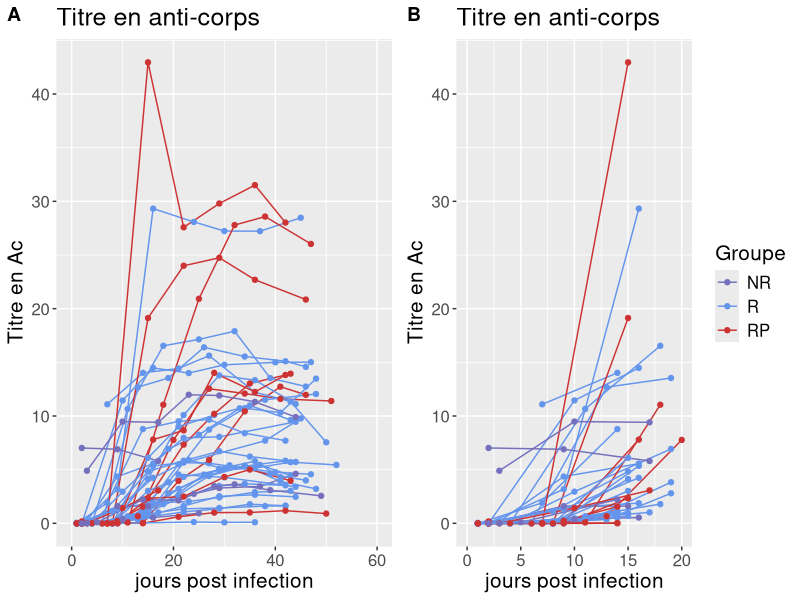
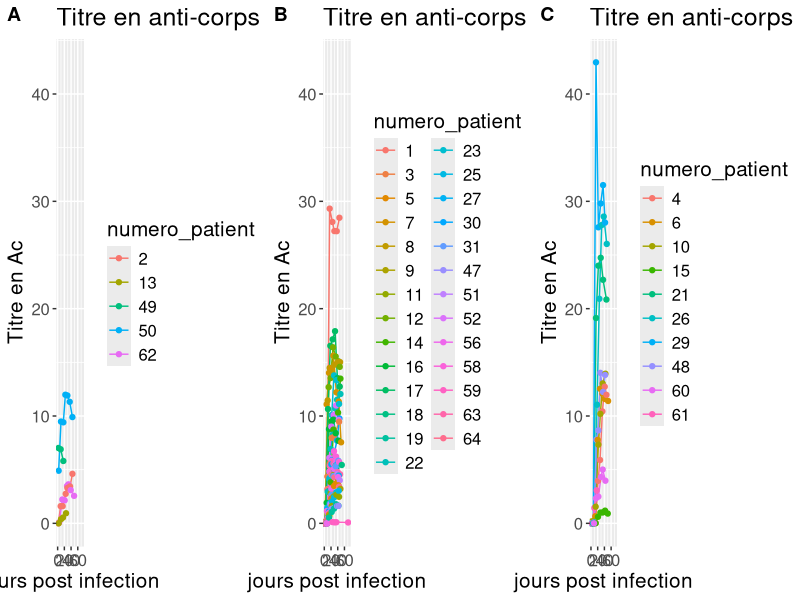
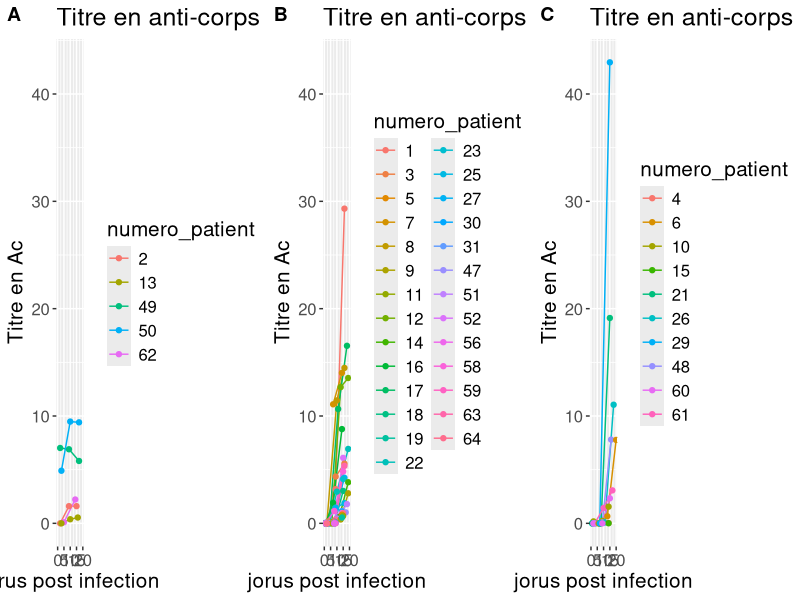
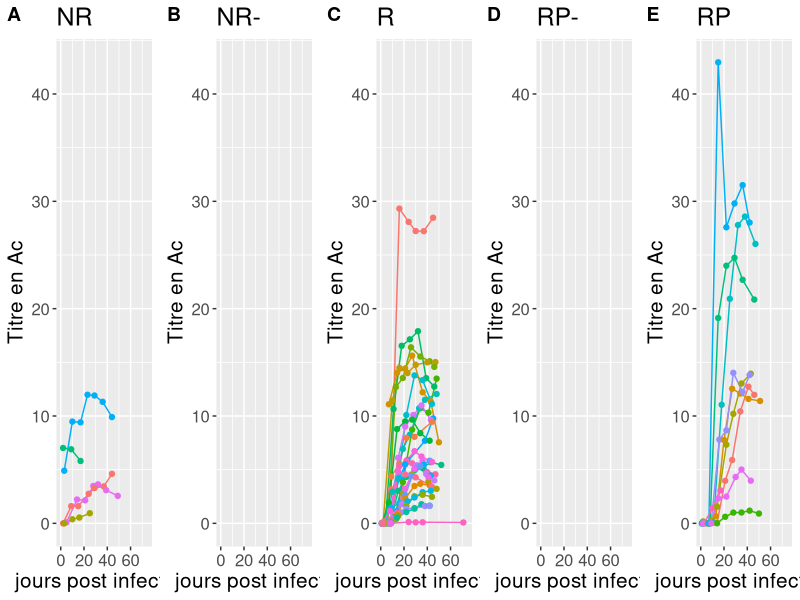
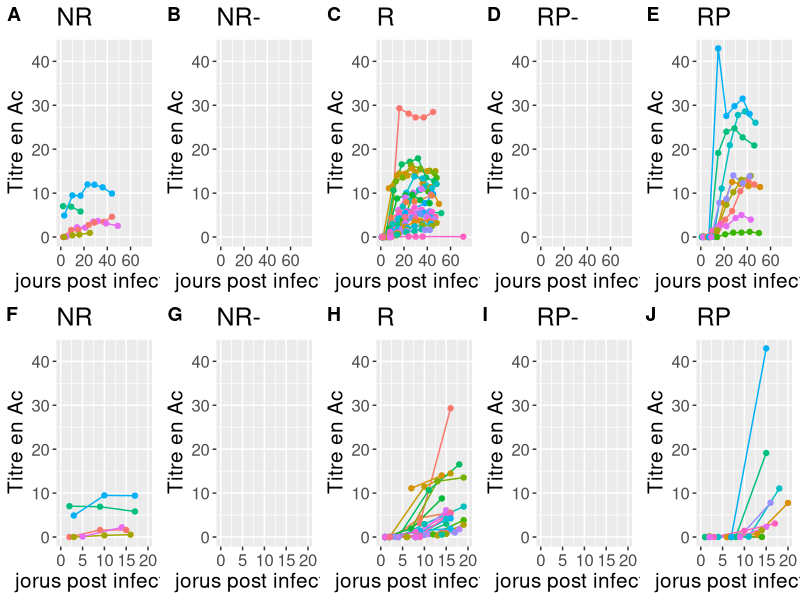
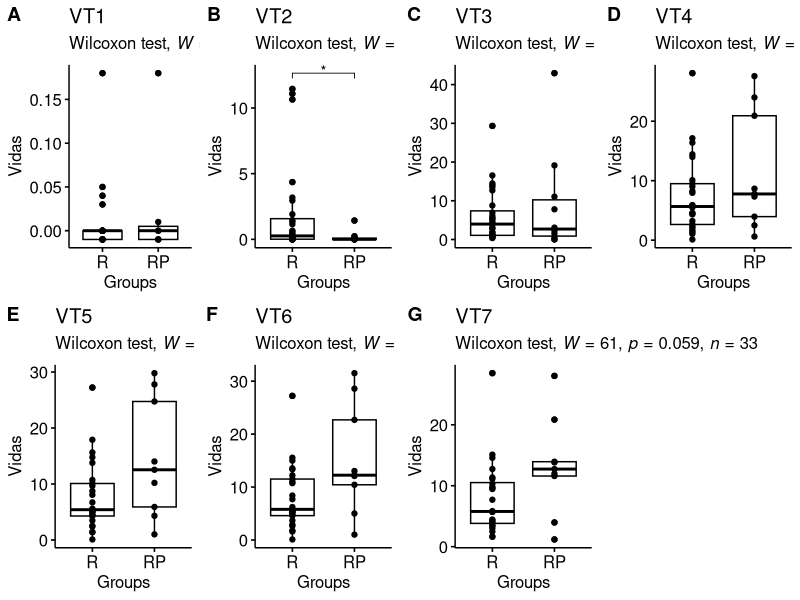

Write the R code that produced these figures, in order.
library(dplyr)
library(tidyverse)
library(openxlsx)
library(ggpubr)
library(rstatix)
library(cowplot)

# import datat----
rm(list = ls())
data <- read.xlsx("data/titre_virale_IFI27_Ac.xlsx", sheet = 4)
data_months <- read.xlsx("data/titre_virale_IFI27_Ac.xlsx", sheet = 5)
data$numero_patient<- as.factor(data$numero_patient)

# creation des sous matrice pour les groupes-----
new <- data$Groupe %in% "NR"
groupe_NR <- data[new==T,]
new <- data$Groupe %in% "NR-"
groupe_NRm <- data[new==T,]
new <- data$Groupe %in% "R"
groupe_R <- data[new==T,]
new <- data$Groupe %in% "RP-"
groupe_RPm <- data[new==T,]
new <- data$Groupe %in% "RP"
groupe_RP <- data[new==T,]

new <- data_months$months %in% "S1"
data_S1 <- data_months[new==T,]
new <- data_months$months %in% "S2"
data_S2 <- data_months[new==T,]

numgp_NR <- groupe_NR$numero_patient
numgp_R <- groupe_R$numero_patient
numgp_RP <- groupe_RP$numero_patient

data_NR_R_RP <- rbind(groupe_R, groupe_RP)
data_NR_R_RP <- rbind(data_NR_R_RP, groupe_NR)

a <- ggplot(data = data_NR_R_RP, 
            aes_string(x="day", 
                       y= "Vidas", 
                       color = "Groupe ", 
                       group = "numero_patient"))+ 
  geom_line() + 
  geom_point() +
  scale_color_manual(breaks = c("NR", "R", "RP"),
                     values = c("#7570BE","cornflowerblue","brown3")) +
  ggtitle("Titre en anti-corps")+
  scale_x_continuous(name = "jours post infection",
                     limits = c(0, 60))+
  scale_y_continuous(name = "Titre en Ac",
                     limits = c(-0.01,43))+
  theme(text = element_text(size = 15),
        legend.position = "none") 

b <- ggplot(data = data_NR_R_RP, 
            aes_string(x="day", 
                       y= "Vidas", 
                       color = "Groupe ", 
                       group = "numero_patient"))+ 
  geom_line() + 
  geom_point() +
  scale_color_manual(breaks = c("NR", "R", "RP"),
                     values = c("#7570BE","cornflowerblue","brown3")) +
  ggtitle("Titre en anti-corps")+
  scale_x_continuous(name = "jours post infection",
                     limits = c(0, 20))+
  scale_y_continuous(name = "Titre en Ac",
                     limits = c(-0.01,43))+
  theme(text = element_text(size = 15)) 

plot_grid(a, b, labels=c("A", "B"), ncol = 2, nrow = 1)  # Plot avec 3 figures

## visualisation NR/R/RP--------------------------------------------------------
a <- ggplot(data = groupe_NR, 
            aes_string(x="day", 
                       y= "Vidas", 
                       color = "numero_patient ", 
                       group = "numero_patient"))+ 
  geom_line() + 
  geom_point() + 
  ggtitle("Titre en anti-corps du groupe NR")+
  scale_x_continuous(name = "jours post infection",
                     limits = c(0, 75))+
  scale_y_continuous(name = "Titre en Ac",
                     limits = c(-0.01,43))+
  theme(text = element_text(size = 15))   

b <- ggplot(data = groupe_R, 
            aes_string(x="day", 
                       y= "Vidas", 
                       color = "numero_patient ", 
                       group = "numero_patient"))+ 
  geom_line() + 
  geom_point() + 
  ggtitle("Titre en anti-corps du groupe R")+
  scale_x_continuous(name = "jours post infection",
                     limits = c(0, 75))+
  scale_y_continuous(name = "Titre en Ac",
                     limits = c(-0.01,43))+
  theme(text = element_text(size = 15)) 

c <- ggplot(data = groupe_RP, 
            aes_string(x="day", 
                       y= "Vidas", 
                       color = "numero_patient ", 
                       group = "numero_patient"))+ 
  geom_line() + 
  geom_point() + 
  ggtitle("Titre en anti-corps du groupe RP")+
  scale_x_continuous(name = "jours post infection",
                     limits = c(0, 75))+
  scale_y_continuous(name = "Titre en Ac",
                     limits = c(-0.01,43))+
  theme(text = element_text(size = 15))   


plot_grid(a, b, c, labels=c("A", "B", "C"), ncol = 3, nrow = 1)  # Plot avec 3 figures


# Bornage 0 à 20 jours NR/R/RP--------------------------------------------------
a<- ggplot(data = groupe_NR, 
           aes_string(x="day", 
                      y= "Vidas", 
                      color = "numero_patient ", 
                      group = "numero_patient"))+ 
  geom_line() + 
  geom_point() + 
  ggtitle("Titre en anti-corps du groupe NR")+
  scale_x_continuous(name = "jorus post infection",
                     limits = c(0, 20))+
  scale_y_continuous(name = "Titre en Ac",
                     limits = c(-0.01,43))+
  theme(text = element_text(size = 15))   

b <- ggplot(data = groupe_R, 
            aes_string(x="day", 
                       y= "Vidas", 
                       color = "numero_patient ", 
                       group = "numero_patient"))+ 
  geom_line() + 
  geom_point() + 
  ggtitle("Titre en anti-corps du groupe R")+
  scale_x_continuous(name = "jorus post infection",
                     limits = c(0, 20))+
  scale_y_continuous(name = "Titre en Ac",
                     limits = c(-0.01,43))+
  theme(text = element_text(size = 15))   

c <- ggplot(data = groupe_RP, 
            aes_string(x="day", 
                       y= "Vidas", 
                       color = "numero_patient ", 
                       group = "numero_patient"))+ 
  geom_line() + 
  geom_point() + 
  ggtitle("Titre en anti-corps du groupe RP")+
  scale_x_continuous(name = "jorus post infection",
                     limits = c(0, 20))+
  scale_y_continuous(name = "Titre en Ac",
                     limits = c(-0.01,43))+
  theme(text = element_text(size = 15))   


plot_grid(a, b, c, labels=c("A", "B", "C"), ncol = 3, nrow = 1)  # Plot avec 3 figures









## visualisation NR/NR-/R/RP-/RP------------------------------------------------
a <- ggplot(data = groupe_NR, 
            aes_string(x="day", 
                       y= "Vidas", 
                       color = "numero_patient ", 
                       group = "numero_patient"))+ 
  geom_line() + 
  geom_point() + 
  ggtitle("NR")+
  scale_x_continuous(name = "jours post infection",
                     limits = c(0, 75))+
  scale_y_continuous(name = "Titre en Ac",
                     limits = c(-0.01,43))+
  theme(text = element_text(size = 15),
        legend.position = "none")   

b <- ggplot(data = groupe_NRm, 
            aes_string(x="day", 
                       y= "Vidas", 
                       color = "numero_patient ", 
                       group = "numero_patient"))+ 
  geom_line() + 
  geom_point() + 
  ggtitle("NR-")+
  scale_x_continuous(name = "jours post infection",
                     limits = c(0, 75))+
  scale_y_continuous(name = "Titre en Ac",
                     limits = c(-0.01,43))+
  theme(text = element_text(size = 15),
        legend.position = "none")   

c <- ggplot(data = groupe_R, 
            aes_string(x="day", 
                       y= "Vidas", 
                       color = "numero_patient ", 
                       group = "numero_patient"))+ 
  geom_line() + 
  geom_point() + 
  ggtitle("R")+
  scale_x_continuous(name = "jours post infection",
                     limits = c(0, 75))+
  scale_y_continuous(name = "Titre en Ac",
                     limits = c(-0.01,43))+
  theme(text = element_text(size = 15),
        legend.position = "none") 

d <- ggplot(data = groupe_RPm, 
            aes_string(x="day", 
                       y= "Vidas", 
                       color = "numero_patient ", 
                       group = "numero_patient"))+ 
  geom_line() + 
  geom_point() + 
  ggtitle("RP-")+
  scale_x_continuous(name = "jours post infection",
                     limits = c(0, 75))+
  scale_y_continuous(name = "Titre en Ac",
                     limits = c(-0.01,43))+
  theme(text = element_text(size = 15),
        legend.position = "none")   

e <- ggplot(data = groupe_RP, 
            aes_string(x="day", 
                       y= "Vidas", 
                       color = "numero_patient ", 
                       group = "numero_patient"))+ 
  geom_line() + 
  geom_point() + 
  ggtitle("RP")+
  scale_x_continuous(name = "jours post infection",
                     limits = c(0, 75))+
  scale_y_continuous(name = "Titre en Ac",
                     limits = c(-0.01,43))+
  theme(text = element_text(size = 15),
        legend.position = "none")  


plot_grid(a, b, c, d, e, labels=c("A", "B", "C", "D", "E"), ncol = 5, nrow = 1)  # Plot avec 3 figures


# Bornage 0 à 20 jours-----
f <- ggplot(data = groupe_NR, 
            aes_string(x="day", 
                       y= "Vidas", 
                       color = "numero_patient ", 
                       group = "numero_patient"))+ 
  geom_line() + 
  geom_point() + 
  ggtitle("NR")+
  scale_x_continuous(name = "jorus post infection",
                     limits = c(0, 20))+
  scale_y_continuous(name = "Titre en Ac",
                     limits = c(-0.01,43))+
  theme(text = element_text(size = 15),
        legend.position = "none")   

g <- ggplot(data = groupe_NRm, 
            aes_string(x="day", 
                       y= "Vidas", 
                       color = "numero_patient ", 
                       group = "numero_patient"))+ 
  geom_line() + 
  geom_point() + 
  ggtitle("NR-")+
  scale_x_continuous(name = "jorus post infection",
                     limits = c(0, 20))+
  scale_y_continuous(name = "Titre en Ac",
                     limits = c(-0.01,43))+
  theme(text = element_text(size = 15),
        legend.position = "none") 

h <- ggplot(data = groupe_R, 
            aes_string(x="day", 
                       y= "Vidas", 
                       color = "numero_patient ", 
                       group = "numero_patient"))+ 
  geom_line() + 
  geom_point() + 
  ggtitle("R")+
  scale_x_continuous(name = "jorus post infection",
                     limits = c(0, 20))+
  scale_y_continuous(name = "Titre en Ac",
                     limits = c(-0.01,43))+
  theme(text = element_text(size = 15),
        legend.position = "none")   

i <- ggplot(data = groupe_RPm, 
            aes_string(x="day", 
                       y= "Vidas", 
                       color = "numero_patient ", 
                       group = "numero_patient"))+ 
  geom_line() + 
  geom_point() + 
  ggtitle("RP-")+
  scale_x_continuous(name = "jorus post infection",
                     limits = c(0, 20))+
  scale_y_continuous(name = "Titre en Ac",
                     limits = c(-0.01,43))+
  theme(text = element_text(size = 15),
        legend.position = "none") 

j <- ggplot(data = groupe_RP, 
            aes_string(x="day", 
                       y= "Vidas", 
                       color = "numero_patient ", 
                       group = "numero_patient"))+ 
  geom_line() + 
  geom_point() + 
  ggtitle("RP")+
  scale_x_continuous(name = "jorus post infection",
                     limits = c(0, 20))+
  scale_y_continuous(name = "Titre en Ac",
                     limits = c(-0.01,43))+
  theme(text = element_text(size = 15),
        legend.position = "none") 


plot_grid(a, b, c, d, e, f, g, h, i, j, 
          labels=c("A", "B", "C", "D", "E", "F", "G", "H", "I", "J"), 
          ncol = 5, 
          nrow = 2)  # Plot avec 3 figures









































# Bornage pour nouveau time point ----
data2 <- rbind(groupe_R, groupe_RP)

T_F <- data2$real_time_point %in% "VT1"
data_VT1 <- data2[T_F==T,]

T_F <- data2$real_time_point %in% "VT2"
data_VT2 <- data2[T_F==T,]

T_F <- data2$real_time_point %in% "VT3"
data_VT3 <- data2[T_F==T,]

T_F <- data2$real_time_point %in% "VT4"
data_VT4 <- data2[T_F==T,]

T_F <- data2$real_time_point %in% "VT5"
data_VT5 <- data2[T_F==T,]

T_F <- data2$real_time_point %in% "VT6"
data_VT6 <- data2[T_F==T,]

T_F <- data2$real_time_point %in% "VT7"
data_VT7 <- data2[T_F==T,]




data_VT1<- data_VT1%>% 
  reorder_levels(Groupe, order = c( "R", "RP"))

# Test stat
res.wilcox <- data_VT1 %>%
  wilcox_test(Vidas ~ Groupe) %>%
  add_significance()

# Visualization
res.wilcox <- res.wilcox %>% add_xy_position(x = "Groupe")
a <- ggboxplot(data_VT1, 
                 x = "Groupe", 
                 y = "Vidas", 
                 ylab = "Vidas", 
                 xlab = "Groups", 
                 add = "point") + 
  stat_pvalue_manual(res.wilcox, tip.length = 0.03, hide.ns = T) +
  labs(title = "VT1",
       subtitle = get_test_label(res.wilcox, detailed = T))

data_VT2<- data_VT2%>% 
  reorder_levels(Groupe, order = c( "R", "RP"))

# Test stat
res.wilcox <- data_VT2 %>%
  wilcox_test(Vidas ~ Groupe) %>%
  add_significance()

# Visualization
res.wilcox <- res.wilcox %>% add_xy_position(x = "Groupe")
b <- ggboxplot(data_VT2, 
               x = "Groupe", 
               y = "Vidas", 
               ylab = "Vidas", 
               xlab = "Groups", 
               add = "point") + 
  stat_pvalue_manual(res.wilcox, tip.length = 0.03, hide.ns = T) +
  labs(title = "VT2",
       subtitle = get_test_label(res.wilcox, detailed = T))

data_VT3<- data_VT3 %>% 
  reorder_levels(Groupe, order = c( "R", "RP"))

# Test stat
res.wilcox <- data_VT3 %>%
  wilcox_test(Vidas ~ Groupe) %>%
  add_significance()

# Visualization
res.wilcox <- res.wilcox %>% add_xy_position(x = "Groupe")
c <- ggboxplot(data_VT3, 
               x = "Groupe", 
               y = "Vidas", 
               ylab = "Vidas", 
               xlab = "Groups", 
               add = "point") + 
  stat_pvalue_manual(res.wilcox, tip.length = 0.03, hide.ns = T) +
  labs(title = "VT3"
    ,subtitle = get_test_label(res.wilcox, detailed = T))

data_VT4 <- data_VT4 %>% 
  reorder_levels(Groupe, order = c( "R", "RP"))

# Test stat
res.wilcox <- data_VT4 %>%
  wilcox_test(Vidas ~ Groupe) %>%
  add_significance()

# Visualization
res.wilcox <- res.wilcox %>% add_xy_position(x = "Groupe")
d <- ggboxplot(data_VT4, 
               x = "Groupe", 
               y = "Vidas", 
               ylab = "Vidas", 
               xlab = "Groups", 
               add = "point") + 
  stat_pvalue_manual(res.wilcox, tip.length = 0.03, hide.ns = T) +
  labs(title = "VT4",
       subtitle = get_test_label(res.wilcox, detailed = T))

data_VT5 <- data_VT5 %>% 
  reorder_levels(Groupe, order = c( "R", "RP"))

# Test stat
res.wilcox <- data_VT5 %>%
  wilcox_test(Vidas ~ Groupe) %>%
  add_significance()

# Visualization
res.wilcox <- res.wilcox %>% add_xy_position(x = "Groupe")
e <- ggboxplot(data_VT5, 
               x = "Groupe", 
               y = "Vidas", 
               ylab = "Vidas", 
               xlab = "Groups", 
               add = "point") + 
  stat_pvalue_manual(res.wilcox, tip.length = 0.03, hide.ns = T) +
  labs(title = "VT5",
       subtitle = get_test_label(res.wilcox, detailed = T))


data_VT6 <- data_VT6 %>% 
  reorder_levels(Groupe, order = c( "R", "RP"))

# Test stat
res.wilcox <- data_VT6 %>%
  wilcox_test(Vidas ~ Groupe) %>%
  add_significance()

# Visualization
res.wilcox <- res.wilcox %>% add_xy_position(x = "Groupe")
f <- ggboxplot(data_VT6, 
               x = "Groupe", 
               y = "Vidas", 
               ylab = "Vidas", 
               xlab = "Groups", 
               add = "point") + 
  stat_pvalue_manual(res.wilcox, tip.length = 0.03, hide.ns = T) +
  labs(title = "VT6",
       subtitle = get_test_label(res.wilcox, detailed = T))

data_VT7<- data_VT7%>% 
  reorder_levels(Groupe, order = c( "R", "RP"))

# Test stat
res.wilcox <- data_VT7 %>%
  wilcox_test(Vidas ~ Groupe) %>%
  add_significance()

# Visualization
res.wilcox <- res.wilcox %>% add_xy_position(x = "Groupe")
g <- ggboxplot(data_VT7, 
               x = "Groupe", 
               y = "Vidas", 
               ylab = "Vidas", 
               xlab = "Groups", 
               add = "point") + 
  stat_pvalue_manual(res.wilcox, tip.length = 0.03, hide.ns = T) +
  labs(title = "VT7",
       subtitle = get_test_label(res.wilcox, detailed = T))


plot_grid(a, b, c, d, e, f, g, labels=c("A", "B", "C", "D", "E", "F", "G"), ncol = 4, nrow = 2)  # Plot avec 3 figures






